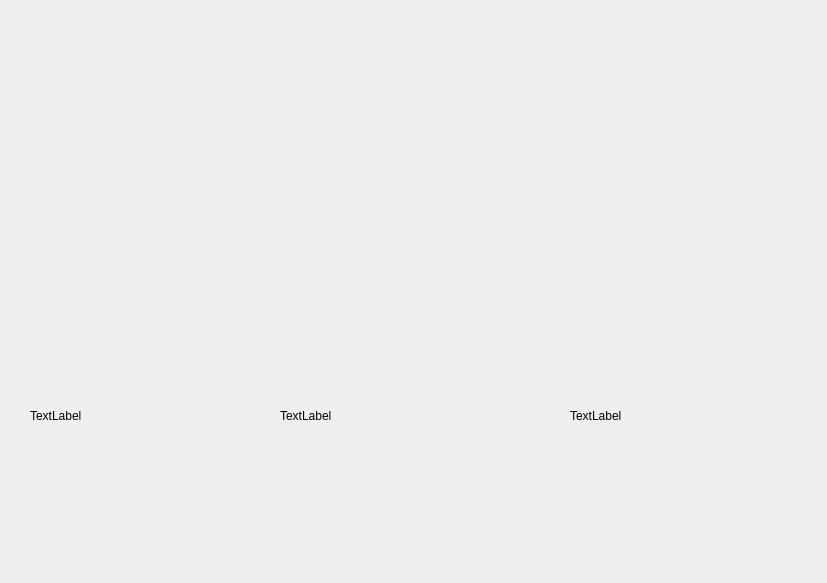
<?xml version="1.0" encoding="UTF-8"?>
<ui version="4.0">
 <class>PlayScence</class>
 <widget class="QWidget" name="PlayScence">
  <property name="geometry">
   <rect>
    <x>0</x>
    <y>0</y>
    <width>827</width>
    <height>583</height>
   </rect>
  </property>
  <property name="windowTitle">
   <string>Form</string>
  </property>
  <widget class="QLabel" name="img_label1">
   <property name="geometry">
    <rect>
     <x>10</x>
     <y>30</y>
     <width>221</width>
     <height>211</height>
    </rect>
   </property>
   <property name="text">
    <string/>
   </property>
  </widget>
  <widget class="QLabel" name="img_label2">
   <property name="geometry">
    <rect>
     <x>280</x>
     <y>40</y>
     <width>221</width>
     <height>211</height>
    </rect>
   </property>
   <property name="text">
    <string/>
   </property>
  </widget>
  <widget class="QLabel" name="img_label3">
   <property name="geometry">
    <rect>
     <x>540</x>
     <y>60</y>
     <width>221</width>
     <height>211</height>
    </rect>
   </property>
   <property name="text">
    <string/>
   </property>
  </widget>
  <widget class="QLabel" name="info_label1">
   <property name="geometry">
    <rect>
     <x>30</x>
     <y>300</y>
     <width>221</width>
     <height>231</height>
    </rect>
   </property>
   <property name="text">
    <string>TextLabel</string>
   </property>
  </widget>
  <widget class="QLabel" name="info_label2">
   <property name="geometry">
    <rect>
     <x>280</x>
     <y>300</y>
     <width>221</width>
     <height>231</height>
    </rect>
   </property>
   <property name="text">
    <string>TextLabel</string>
   </property>
  </widget>
  <widget class="QLabel" name="info_label3">
   <property name="geometry">
    <rect>
     <x>570</x>
     <y>300</y>
     <width>221</width>
     <height>231</height>
    </rect>
   </property>
   <property name="text">
    <string>TextLabel</string>
   </property>
  </widget>
 </widget>
 <resources/>
 <connections/>
</ui>
